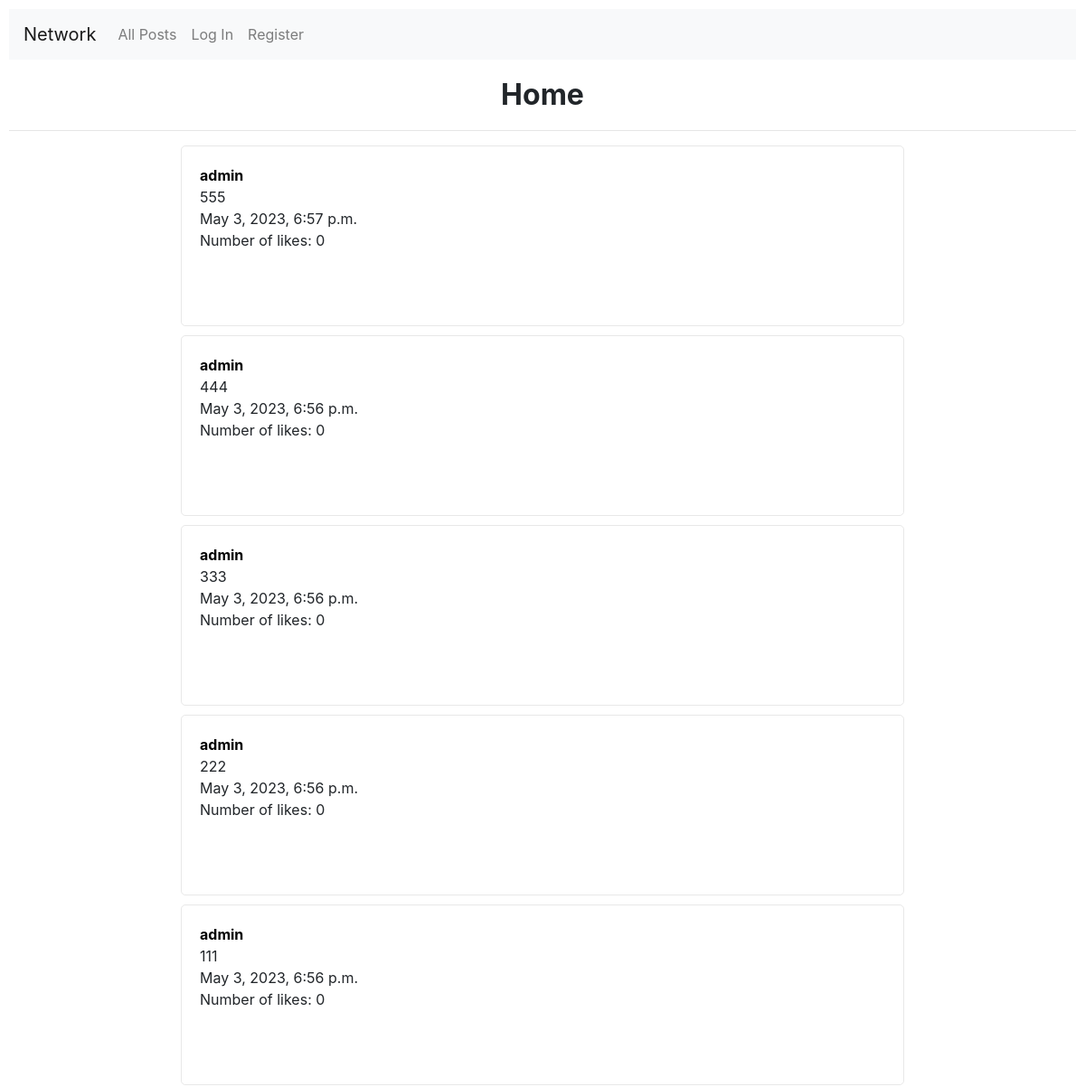
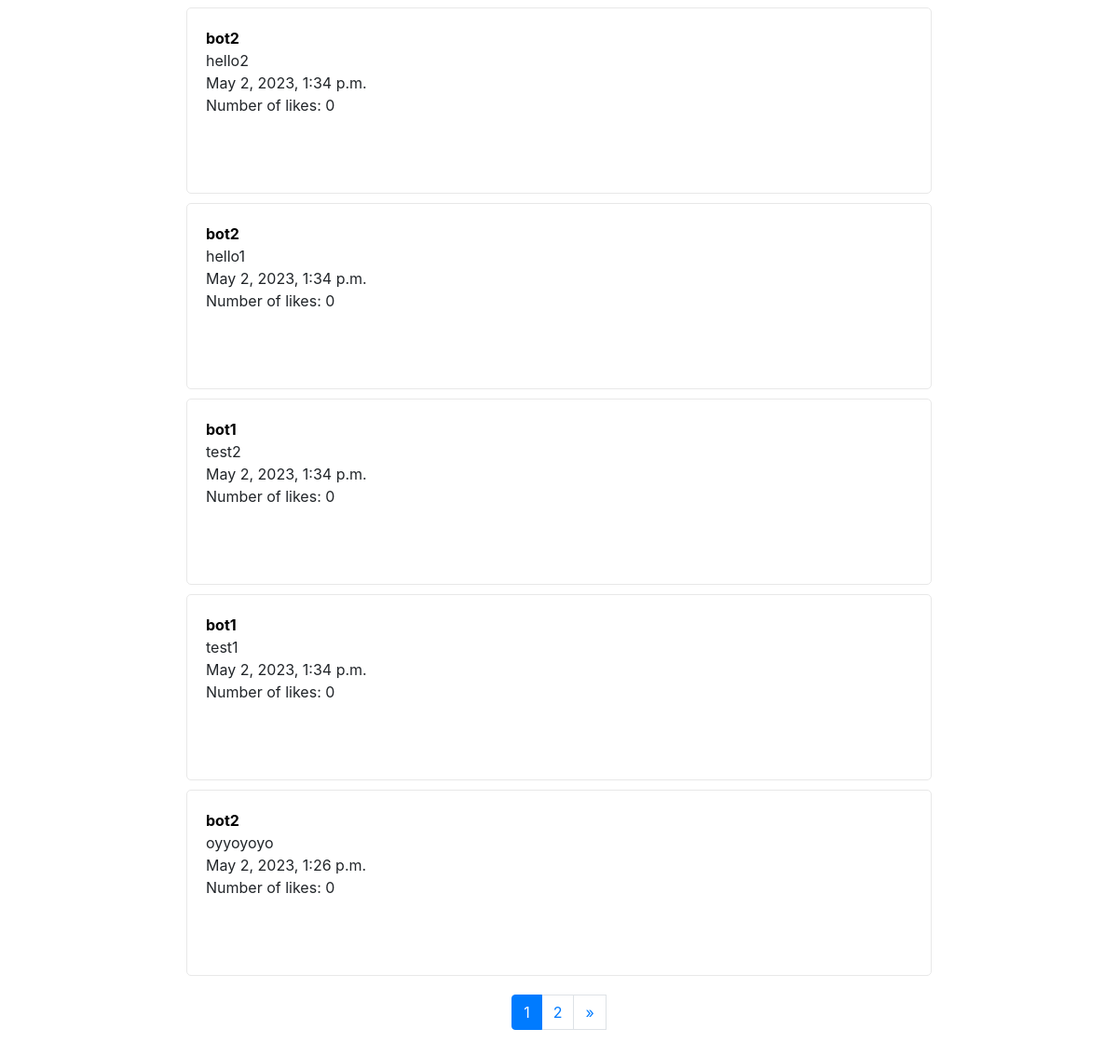
The app's page /, older data (2 pictures, top to bottom).
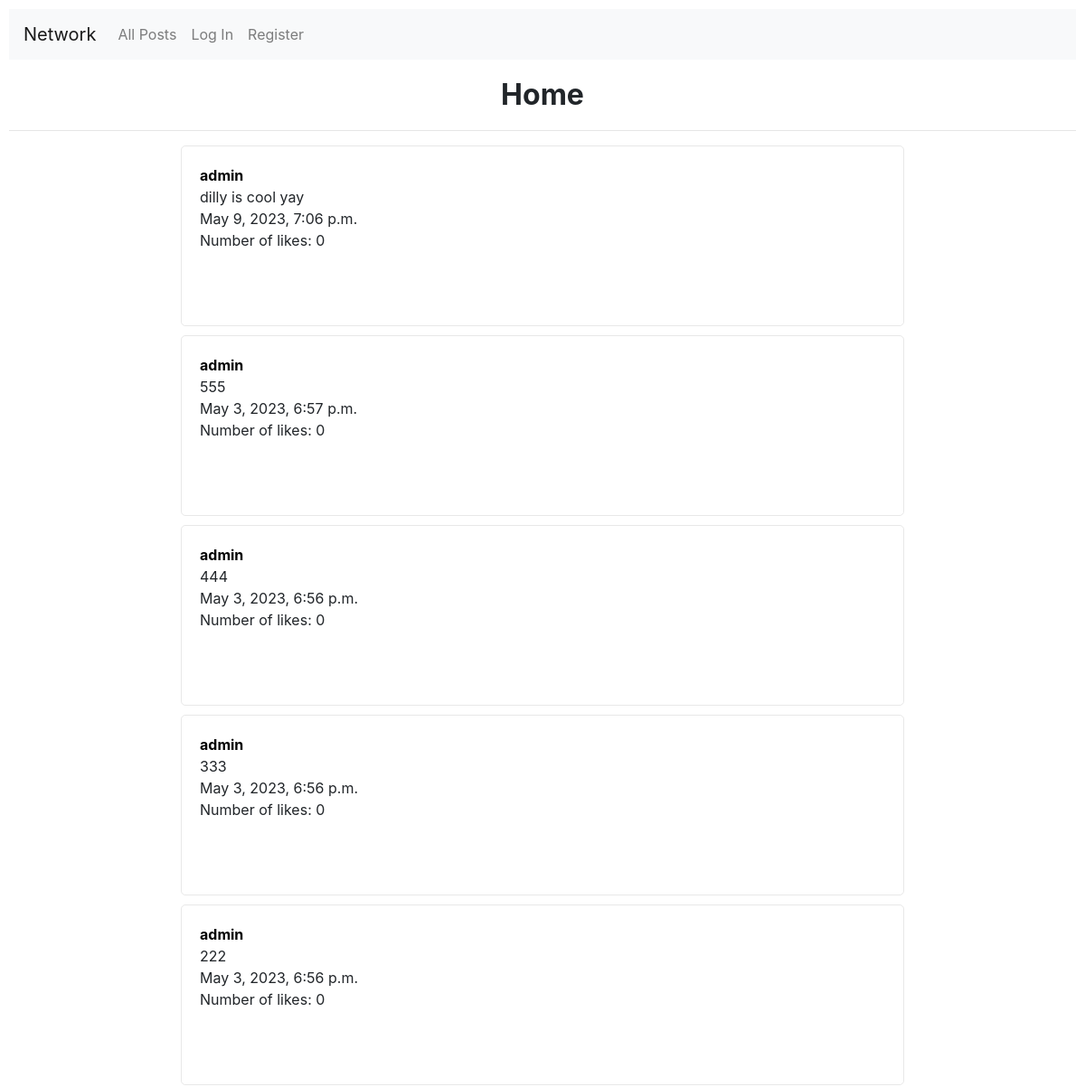
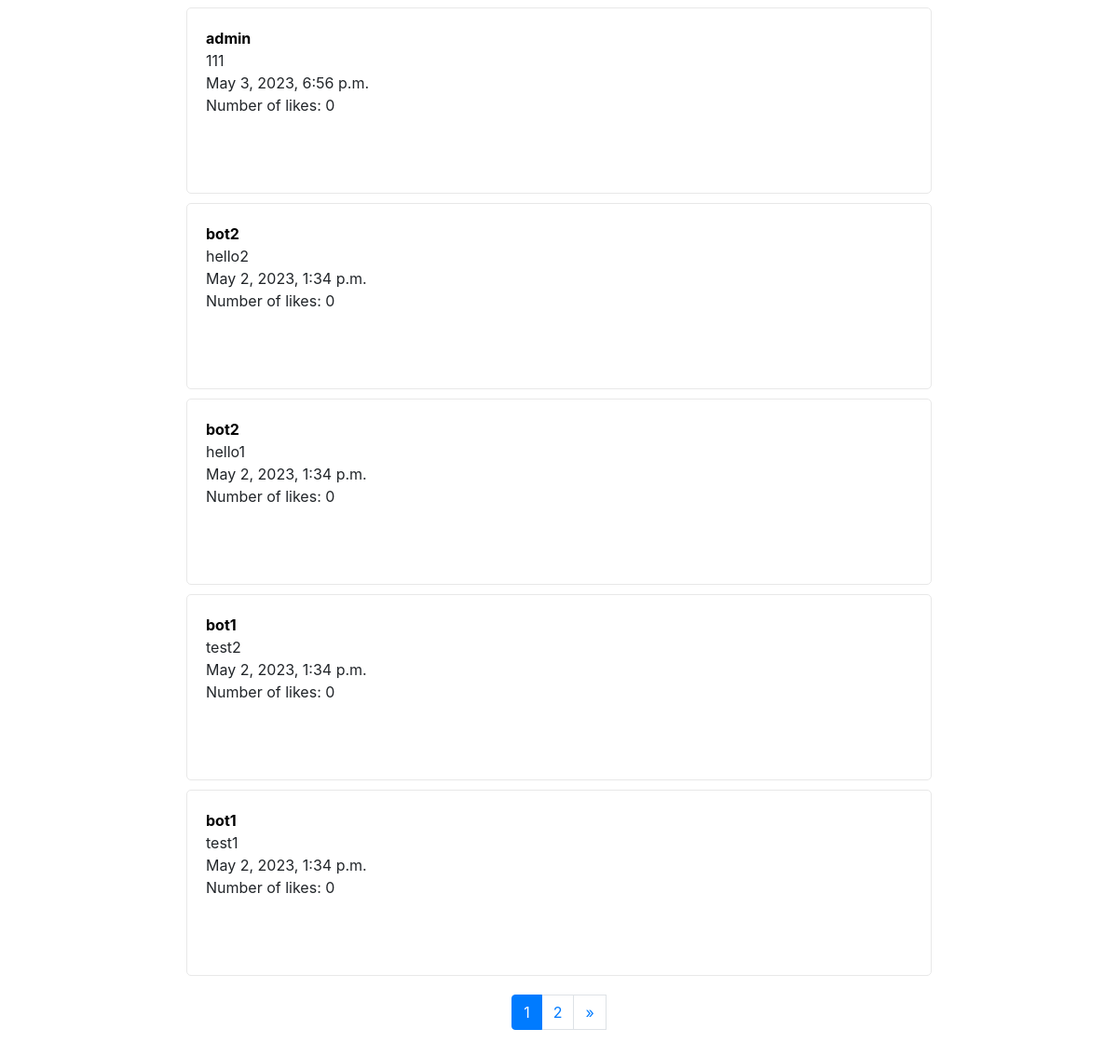
The same page, newer data (2 pictures, top to bottom).
### network/models.py (models this page shows, shortened)
class Post(models.Model):
    user = models.ForeignKey(User, on_delete=models.CASCADE, blank=True, null=True, related_name="post_user")
    content = models.CharField(max_length=280)
    number_of_likes = models.IntegerField(default=0)
    time = models.DateTimeField(auto_now_add=True)

class User(AbstractUser):
    pass

### network/views.py (the view)
# urls.py: path("", views.index, name="index"),
def index(request):
    user = None
    likes = None
    liked_post_ids = []
    if request.user.id is not None:
        user = User.objects.get(id=request.user.id)
        likes = Like.objects.filter(user=user)
        for like in likes:
            liked_post_ids.append(like.post.id)
    all_posts = Post.objects.all().order_by("-time")
    number_of_posts = len(all_posts)
    page_obj = get_page_objects(request, all_posts)
    return render(request, "network/index.html", {
        "user": user,
        "liked_post_ids": liked_post_ids,
        "form": PostForm,
        "page_obj": page_obj,
        "number_of_posts": number_of_posts
    })

### network/utils.py (called while the page is built)
def get_page_objects(request, posts):
    paginator = Paginator(posts, 10)
    page_number = request.GET.get("page")
    page_obj = paginator.get_page(page_number)
    return page_obj

### network/templates/network/index.html (shortened to what this page needs)
{% extends "network/layout.html" %}
{% block body %}
    <h2>Home</h2>
    <hr>
    {% include "network/posts.html" %}
{% endblock %}

### network/templates/network/posts.html (shortened to what this page needs)
{% load static %}
{% if number_of_posts > 0 %}
    {% for post in page_obj %}
        <div class="post-panel">
            <div>
                <a class="username" href="{% url 'profile' profile_id=post.user.id %}"><strong>{{ post.user }}</strong></a>
            </div>
            <div id="content-div-{{ post.id }}-saved">
                {{ post.content }}
            </div>
            <div>
                {{ post.time }}
            </div>
            <div id="likes-div-{{ post.id }}">
                Number of likes: {{ post.number_of_likes }}
            </div>
        </div>
    {% endfor %}
{% else %}
    No active posts
{% endif %}
<div class="pagination page-navigation">
    <li class="page-item active"><a class="page-link" href="?page={{ page_obj.number }}">{{ page_obj.number }}</a></li>
    {% if page_obj.has_next %}
        <a class="page-link" href="?page={{ page_obj.next_page_number }}">{{ page_obj.next_page_number }}</a>
        <a class="page-link" href="?page={{ page_obj.paginator.num_pages }}">&raquo;</a>
    {% endif %}
</div>

Row changes from the older to the newer data that the page shows:
no longer on this page (row unchanged): Post: user "bot2", content "oyyoyoyo", time "May 2, 2023, 1:26 p.m.", number_of_likes "0"
added Post: user "admin", content "dilly is cool yay", time "May 9, 2023, 7:06 p.m.", number_of_likes "0"
